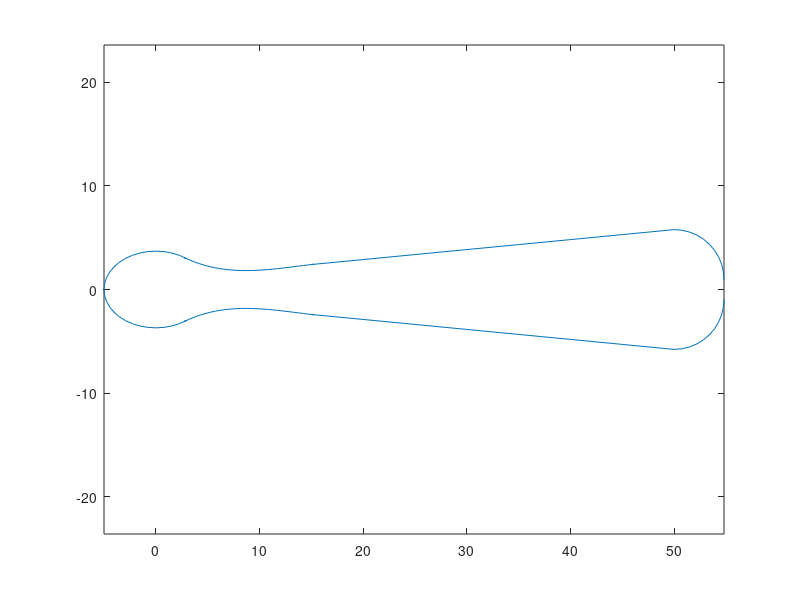

MATLAB code for this plot: (Note: this script raises an error after producing the figure.)
clear all;
close all;
%%%%%%% Generate surface mesh for what we need %%%%%
%%%%%%%%%%%%%%%%%%%%%%%%%%%%%%%%%%%%%%%%%%%%%%%%%%%%
% Define testing points
FILE = 'pipette_14';
qiffile = sprintf('%s.qif',FILE);
matfile= sprintf('%s.mat',FILE);

[X,Y,Z] = ndgrid(-500:10:500,-500:10:500,0);
p       = [X(:) Y(:) Z(:)];

% Define pipette 
N = 10;   theta  = 0:(pi/2)/N:(pi/2);
N = 20;   thetah = 0:(pi)/N:(pi);
Nt = 10;

a     = 5;   % half major axis of prolate spheroid
b     = 3.7;   % half minor axis of prolate spheroid
d     = 2.8;   % size of the pipette opening
alpha = 5.5*pi/180;   % pipette angle (8 degrees)
ta    = tan(alpha);
NL    = 10;
L     = NL*a; % length of the pipette

% Furtherst point of pipette.
Rp    = ta*L;

%%%%%%%%%%%%%%%%%%%%%%%%%%%%%%%%%%%%%%%%%%%%%%%%%%%%
% Circular cap:
p1 = [Rp*cos(theta(:))+L Rp*sin(theta(:))+2*a*ta];
p1 = p1(1:(end-1),:);

% Pipette 
p2 = [a*(NL:-1:3)' ta*a*(NL:-1:3)'+2*a*ta];

% Head
x  = a*cos(thetah); y = b*sin(thetah);
ind = find(y(:)-d > 0);
p3 = [x(ind(1):end)' y(ind(1):end)']; 

% head pipette transition
xt = ((p2(end,1)+a/(2*Nt)):(-a/Nt):(p3(1,1)-a/(2*Nt)))';
yt = spline([p1(:,1);p2(:,1);p3(:,1)],[p1(:,2);p2(:,2);p3(:,2)],xt);

% putting everything togetehr:
pv = [p1;p2;xt yt;p3];
pv = [pv ; pv((end-1):-1:1,1) -pv((end-1):-1:1,2)];

plot(pv(:,1),pv(:,2),'-'); axis equal;
pause

%%%%%%%%%%%%%%%%%%%%%%%%%%%%%%%%%%%%%%%%%%%%%%%%%%%%
% Compute mesh

fh    = @(p) 1.4+20/15*3.5*(dsphere(p,a,0,0,0)/L);
fd    = @(p) dPipette(p,pv);
[p,t] = distmeshsurface(fd,@huniform,1.4,1.4*[-a,-Rp,-Rp;L+Rp,Rp,Rp],[],[]);

% load('pipette_02.mat');
% [p,t] = distmeshsurface(fd,fh,1.7,1.4*[-a,-Rp,-Rp;L+Rp,Rp,Rp],[],[]);


%%%%%%%%%%%%%%%%%%%%%%%%%%%%%%%%%%%%%%%%%%%%%%%%%%%%
% Save in the appropriate format, as .qif and .mat

% First save the .qif
npanel = size(t,1);

fid =  fopen(qiffile,'w');
fprintf(fid,'0 sphere with %d. \n',npanel);

for i = 1:npanel
    fprintf(fid,'T  1 ');   
    fprintf(fid,'%3.15f ',p(t(i,1),:));
    fprintf(fid,'%3.15f ',p(t(i,2),:));
    fprintf(fid,'%3.15f ',p(t(i,3),:));
    fprintf(fid,'\n');    
end
fclose(fid);

% then save the .mat file
[panels] = readpanels(qiffile);  
[nx ny nz] = size(panels);
done = 'read input file'

plotpanels(panels,ones(nz,1))
view(3)
axis equal
cameramenu

save(matfile,'p','t','pv','panels');






